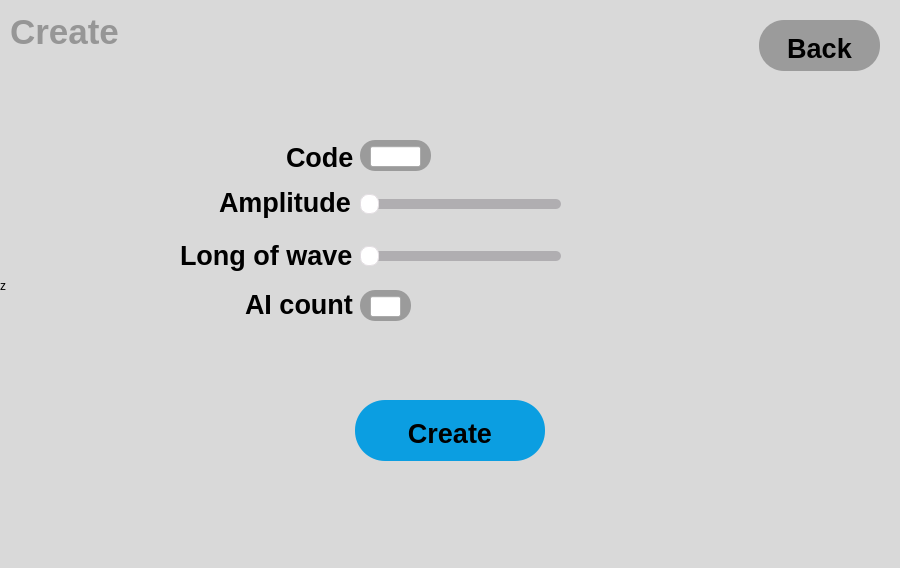
<?xml version="1.0" encoding="UTF-8"?>
<ui version="4.0">
 <class>CreateWindow</class>
 <widget class="QMainWindow" name="CreateWindow">
  <property name="geometry">
   <rect>
    <x>0</x>
    <y>0</y>
    <width>900</width>
    <height>568</height>
   </rect>
  </property>
  <property name="windowTitle">
   <string>MainWindow</string>
  </property>
  <property name="styleSheet">
   <string notr="true">selection-background-color: rgb(217, 217, 217);</string>
  </property>
  <widget class="QWidget" name="centralwidget">
   <widget class="QLabel" name="Create">
    <property name="geometry">
     <rect>
      <x>10</x>
      <y>12</y>
      <width>111</width>
      <height>40</height>
     </rect>
    </property>
    <property name="font">
     <font>
      <family>Arial</family>
      <pointsize>20</pointsize>
      <weight>75</weight>
      <bold>true</bold>
      <stylestrategy>PreferDefault</stylestrategy>
     </font>
    </property>
    <property name="text">
     <string>&lt;html&gt;&lt;head/&gt;&lt;body&gt;&lt;p&gt;&lt;span style=&quot; font-size:26pt; color: rgb(150, 150, 150);&quot;&gt;Create&lt;/span&gt;&lt;/p&gt;&lt;/body&gt;&lt;/html&gt;</string>
    </property>
    <property name="textFormat">
     <enum>Qt::AutoText</enum>
    </property>
    <property name="scaledContents">
     <bool>false</bool>
    </property>
   </widget>
   <widget class="QLabel" name="Fon">
    <property name="geometry">
     <rect>
      <x>0</x>
      <y>-20</y>
      <width>921</width>
      <height>611</height>
     </rect>
    </property>
    <property name="styleSheet">
     <string notr="true">background-color: rgb(217, 217, 217);</string>
    </property>
    <property name="text">
     <string>z</string>
    </property>
   </widget>
   <widget class="QPushButton" name="Back">
    <property name="geometry">
     <rect>
      <x>759</x>
      <y>20</y>
      <width>121</width>
      <height>51</height>
     </rect>
    </property>
    <property name="font">
     <font>
      <family>Arial</family>
      <pointsize>20</pointsize>
      <weight>75</weight>
      <italic>false</italic>
      <bold>true</bold>
      <underline>false</underline>
      <strikeout>false</strikeout>
      <stylestrategy>PreferDefault</stylestrategy>
      <kerning>true</kerning>
     </font>
    </property>
    <property name="mouseTracking">
     <bool>false</bool>
    </property>
    <property name="styleSheet">
     <string notr="true">QPushButton{
	background-color: rgb(155, 155, 155);
	border: none;
	padding-top: 5px;
	border-radius: 25px;
}</string>
    </property>
    <property name="text">
     <string>Back</string>
    </property>
    <property name="autoExclusive">
     <bool>false</bool>
    </property>
    <property name="autoRepeatDelay">
     <number>300</number>
    </property>
    <property name="autoDefault">
     <bool>false</bool>
    </property>
    <property name="default">
     <bool>false</bool>
    </property>
   </widget>
   <widget class="QLineEdit" name="CodePole">
    <property name="enabled">
     <bool>true</bool>
    </property>
    <property name="geometry">
     <rect>
      <x>370</x>
      <y>146</y>
      <width>51</width>
      <height>21</height>
     </rect>
    </property>
    <property name="styleSheet">
     <string notr="true">QWidget#widget
{
    border-style: solid;
    border-top-style: none;
    border-width: 1px;
    border-color: rgb(0, 100, 150);
    border-bottom-left-radius: 5px;
    border-bottom-right-radius: 5px;
    background-color: qlineargradient(spread:pad, x1:0, y1:0, x2:1, y2:1, stop:0 rgba(128, 128, 128, 255), stop:1 rgba(225, 225, 225, 180));
}</string>
    </property>
    <property name="text">
     <string/>
    </property>
   </widget>
   <widget class="QLabel" name="Size">
    <property name="geometry">
     <rect>
      <x>286</x>
      <y>141</y>
      <width>71</width>
      <height>32</height>
     </rect>
    </property>
    <property name="font">
     <font>
      <family>Arial</family>
      <pointsize>20</pointsize>
      <weight>75</weight>
      <bold>true</bold>
      <stylestrategy>PreferDefault</stylestrategy>
     </font>
    </property>
    <property name="text">
     <string>Code</string>
    </property>
    <property name="textFormat">
     <enum>Qt::AutoText</enum>
    </property>
    <property name="scaledContents">
     <bool>false</bool>
    </property>
   </widget>
   <widget class="QLabel" name="Ampletude">
    <property name="geometry">
     <rect>
      <x>219</x>
      <y>180</y>
      <width>141</width>
      <height>45</height>
     </rect>
    </property>
    <property name="font">
     <font>
      <family>Arial</family>
      <pointsize>20</pointsize>
      <weight>75</weight>
      <bold>true</bold>
      <stylestrategy>PreferDefault</stylestrategy>
     </font>
    </property>
    <property name="text">
     <string>Amplitude</string>
    </property>
    <property name="textFormat">
     <enum>Qt::AutoText</enum>
    </property>
    <property name="scaledContents">
     <bool>false</bool>
    </property>
   </widget>
   <widget class="QLabel" name="AICount">
    <property name="geometry">
     <rect>
      <x>245</x>
      <y>284</y>
      <width>111</width>
      <height>41</height>
     </rect>
    </property>
    <property name="font">
     <font>
      <family>Arial</family>
      <pointsize>20</pointsize>
      <weight>75</weight>
      <bold>true</bold>
      <stylestrategy>PreferDefault</stylestrategy>
     </font>
    </property>
    <property name="text">
     <string>AI count</string>
    </property>
    <property name="textFormat">
     <enum>Qt::AutoText</enum>
    </property>
    <property name="scaledContents">
     <bool>false</bool>
    </property>
   </widget>
   <widget class="QLabel" name="LongofWave">
    <property name="geometry">
     <rect>
      <x>180</x>
      <y>220</y>
      <width>189</width>
      <height>70</height>
     </rect>
    </property>
    <property name="font">
     <font>
      <family>Arial</family>
      <pointsize>20</pointsize>
      <weight>75</weight>
      <bold>true</bold>
      <stylestrategy>PreferDefault</stylestrategy>
     </font>
    </property>
    <property name="text">
     <string>Long of wave</string>
    </property>
    <property name="textFormat">
     <enum>Qt::AutoText</enum>
    </property>
    <property name="scaledContents">
     <bool>false</bool>
    </property>
   </widget>
   <widget class="QPushButton" name="CodeBG">
    <property name="enabled">
     <bool>false</bool>
    </property>
    <property name="geometry">
     <rect>
      <x>360</x>
      <y>140</y>
      <width>71</width>
      <height>31</height>
     </rect>
    </property>
    <property name="font">
     <font>
      <family>Arial</family>
      <pointsize>20</pointsize>
      <weight>75</weight>
      <italic>false</italic>
      <bold>true</bold>
      <underline>false</underline>
      <strikeout>false</strikeout>
      <stylestrategy>PreferDefault</stylestrategy>
      <kerning>true</kerning>
     </font>
    </property>
    <property name="mouseTracking">
     <bool>false</bool>
    </property>
    <property name="styleSheet">
     <string notr="true">QPushButton{
	background-color: rgb(155, 155, 155);
	border: none;
	padding-top: 5px;
	border-radius: 15px;
}</string>
    </property>
    <property name="text">
     <string/>
    </property>
    <property name="autoExclusive">
     <bool>false</bool>
    </property>
    <property name="autoRepeatDelay">
     <number>300</number>
    </property>
    <property name="autoDefault">
     <bool>false</bool>
    </property>
    <property name="default">
     <bool>false</bool>
    </property>
   </widget>
   <widget class="QSlider" name="AmpSlider">
    <property name="geometry">
     <rect>
      <x>360</x>
      <y>193</y>
      <width>201</width>
      <height>22</height>
     </rect>
    </property>
    <property name="styleSheet">
     <string notr="true">
            QSlider::groove:horizontal {  
                height: 10px;
                margin: 0px;
                border-radius: 5px;
                background: #B0AEB1;
            }
            QSlider::handle:horizontal {
                background: #fff;
                border: 1px solid #E3DEE2;
                width: 17px;
                margin: -5px 0; 
                border-radius: 8px;
            }
            QSlider::sub-page:qlineargradient {
                background: #3B99FC;
                border-radius: 5px;
            }</string>
    </property>
    <property name="orientation">
     <enum>Qt::Horizontal</enum>
    </property>
   </widget>
   <widget class="QSlider" name="WaveSlider">
    <property name="geometry">
     <rect>
      <x>360</x>
      <y>245</y>
      <width>201</width>
      <height>22</height>
     </rect>
    </property>
    <property name="styleSheet">
     <string notr="true">
            QSlider::groove:horizontal {  
                height: 10px;
                margin: 0px;
                border-radius: 5px;
                background: #B0AEB1;
            }
            QSlider::handle:horizontal {
                background: #fff;
                border: 1px solid #E3DEE2;
                width: 17px;
                margin: -5px 0; 
                border-radius: 8px;
            }
            QSlider::sub-page:qlineargradient {
                background: #3B99FC;
                border-radius: 5px;
            }</string>
    </property>
    <property name="orientation">
     <enum>Qt::Horizontal</enum>
    </property>
   </widget>
   <widget class="QLineEdit" name="AIPole">
    <property name="enabled">
     <bool>true</bool>
    </property>
    <property name="geometry">
     <rect>
      <x>370</x>
      <y>296</y>
      <width>31</width>
      <height>21</height>
     </rect>
    </property>
    <property name="text">
     <string/>
    </property>
   </widget>
   <widget class="QPushButton" name="AIbg">
    <property name="enabled">
     <bool>false</bool>
    </property>
    <property name="geometry">
     <rect>
      <x>360</x>
      <y>290</y>
      <width>51</width>
      <height>31</height>
     </rect>
    </property>
    <property name="font">
     <font>
      <family>Arial</family>
      <pointsize>20</pointsize>
      <weight>75</weight>
      <italic>false</italic>
      <bold>true</bold>
      <underline>false</underline>
      <strikeout>false</strikeout>
      <stylestrategy>PreferDefault</stylestrategy>
      <kerning>true</kerning>
     </font>
    </property>
    <property name="mouseTracking">
     <bool>false</bool>
    </property>
    <property name="styleSheet">
     <string notr="true">QPushButton{
	background-color: rgb(155, 155, 155);
	border: none;
	padding-top: 5px;
	border-radius: 15px;
}</string>
    </property>
    <property name="text">
     <string/>
    </property>
    <property name="autoExclusive">
     <bool>false</bool>
    </property>
    <property name="autoRepeatDelay">
     <number>300</number>
    </property>
    <property name="autoDefault">
     <bool>false</bool>
    </property>
    <property name="default">
     <bool>false</bool>
    </property>
   </widget>
   <widget class="QPushButton" name="CreateButton">
    <property name="geometry">
     <rect>
      <x>355</x>
      <y>400</y>
      <width>190</width>
      <height>61</height>
     </rect>
    </property>
    <property name="font">
     <font>
      <family>Arial</family>
      <pointsize>20</pointsize>
      <weight>75</weight>
      <italic>false</italic>
      <bold>true</bold>
      <underline>false</underline>
      <strikeout>false</strikeout>
      <stylestrategy>PreferDefault</stylestrategy>
      <kerning>true</kerning>
     </font>
    </property>
    <property name="mouseTracking">
     <bool>false</bool>
    </property>
    <property name="styleSheet">
     <string notr="true">QPushButton{
	background-color: rgb(11, 158, 225);
	border: none;
	padding-top: 5px;
	border-radius: 30px;
}</string>
    </property>
    <property name="text">
     <string>Create</string>
    </property>
    <property name="autoExclusive">
     <bool>false</bool>
    </property>
    <property name="autoRepeatDelay">
     <number>300</number>
    </property>
    <property name="autoDefault">
     <bool>false</bool>
    </property>
    <property name="default">
     <bool>false</bool>
    </property>
   </widget>
   <zorder>Fon</zorder>
   <zorder>Create</zorder>
   <zorder>Back</zorder>
   <zorder>Size</zorder>
   <zorder>Ampletude</zorder>
   <zorder>AICount</zorder>
   <zorder>LongofWave</zorder>
   <zorder>CodeBG</zorder>
   <zorder>CodePole</zorder>
   <zorder>AmpSlider</zorder>
   <zorder>WaveSlider</zorder>
   <zorder>AIbg</zorder>
   <zorder>AIPole</zorder>
   <zorder>CreateButton</zorder>
  </widget>
 </widget>
 <tabstops>
  <tabstop>CodePole</tabstop>
  <tabstop>Back</tabstop>
 </tabstops>
 <resources/>
 <connections/>
</ui>
